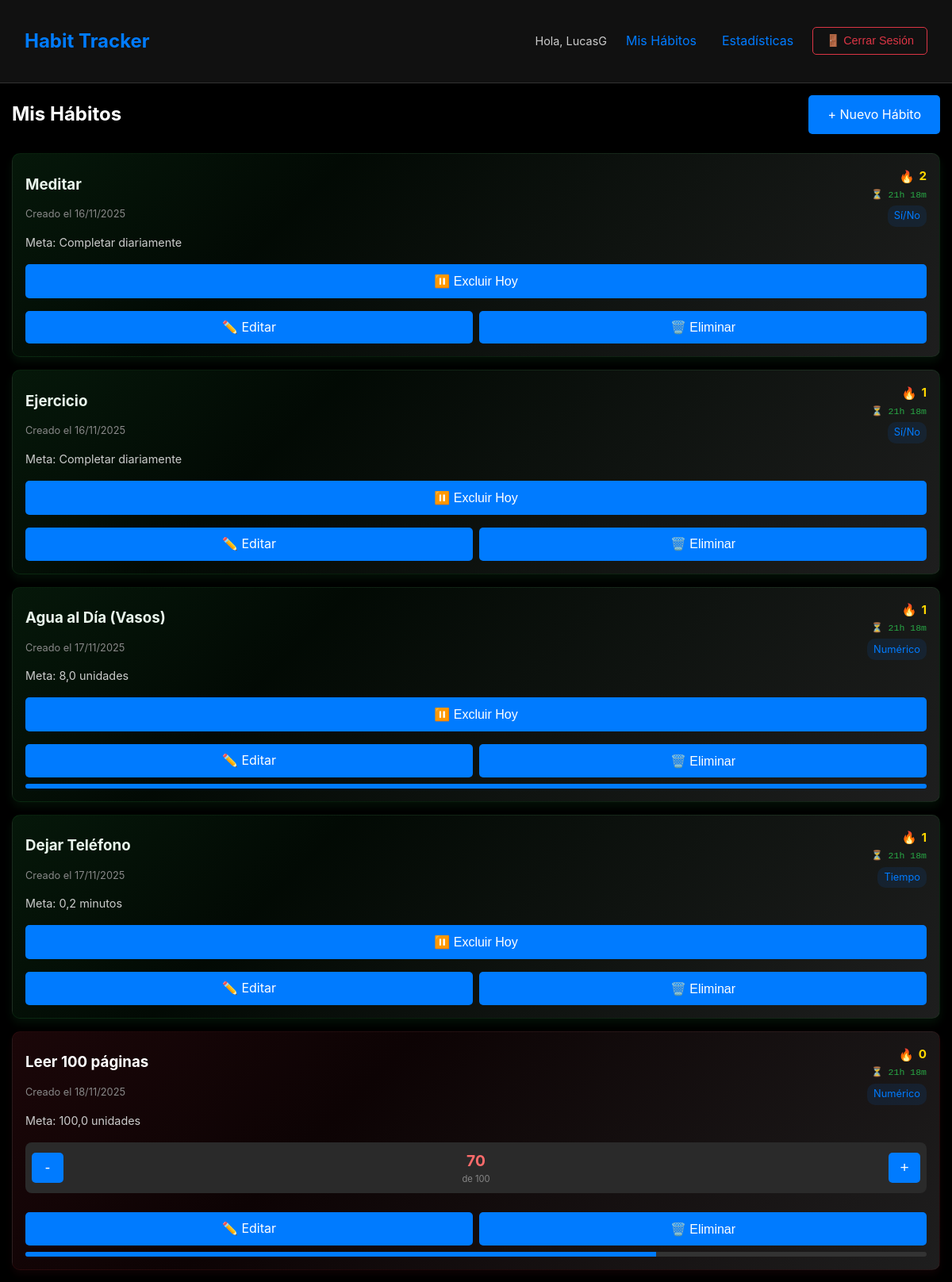
Screenshot of / (signed in) with the database file from the repository.
### habit_tracker/habits/models.py (models this page shows, shortened)
class Habit(models.Model):
    GOAL_TYPES = [
        ('boolean', 'Sí/No'),
        ('numeric', 'Numérico'),
        ('time', 'Tiempo'),
    ]
    user = models.ForeignKey(User, on_delete=models.CASCADE)
    name = models.CharField(max_length=200)
    goal_type = models.CharField(max_length=10, choices=GOAL_TYPES, default='boolean')
    target = models.FloatField(default=1.0)
    created_at = models.DateTimeField(auto_now_add=True)
    timer_state = models.CharField(max_length=20, default='stopped')  # stopped, running, paused
    timer_started_at = models.DateTimeField(null=True, blank=True)
    accumulated_time = models.FloatField(default=0.0)  # tiempo acumulado en segundos
    last_paused_at = models.DateTimeField(null=True, blank=True)
    def formatted_created_at(self):
        return self.created_at.strftime("%d/%m/%Y")
    @property
    def current_streak(self):
        logs_manager = self.habitlog_set  # relacionado estándar
        if logs_manager is None:
            return 0
        def get_log_for(day):
            return logs_manager.filter(date=day).order_by('-id').first()
        count = 0
        today = timezone.localdate()
        if not logs_manager.filter(date=today).exists():
            current_day = today - timedelta(days=1)
        else:
            current_day = today
        while True:
            log = get_log_for(current_day)
            if not log:
                break
            if getattr(log, 'excluded', False):
                current_day -= timedelta(days=1)
                continue
            try:
                value = float(getattr(log, 'value', 0) or 0)
            except Exception:
                value = 0
            if self.goal_type == 'boolean':
                completed = value >= 1
            else:
                try:
                    target = float(self.target or 0)
                except Exception:
                    target = 0
                completed = value >= target
            if completed:
                count += 1
                current_day -= timedelta(days=1)
                continue
            break
        return count
    def is_completed_today(self):
        today = timezone.localdate()
        try:
            log = HabitLog.objects.get(habit=self, date=today)
            if log.excluded:
                return False
            if self.goal_type == 'boolean':
                return log.value >= 1
            else:
                return log.value >= self.target
        except HabitLog.DoesNotExist:
            return False
    def hours_until_midnight(self):
        now = timezone.now()
        tomorrow = now + timedelta(days=1)
        midnight = tomorrow.replace(hour=0, minute=0, second=0, microsecond=0)
        time_left = midnight - now
        return int(time_left.total_seconds() // 3600), int((time_left.total_seconds() % 3600) // 60)

class HabitLog(models.Model):
    habit = models.ForeignKey(Habit, on_delete=models.CASCADE)
    date = models.DateField(default=timezone.now)
    value = models.FloatField(default=0.0)
    excluded = models.BooleanField(default=False)
    class Meta:
        unique_together = ['habit', 'date']

### habit_tracker/habits/views.py (the view)
# urls.py: path('', views.habit_list, name='habit_list'),
@login_required
def habit_list(request):
    habits = Habit.objects.filter(user=request.user)
    today = timezone.localdate()
    for habit in habits:
        try:
            habit.today_log = HabitLog.objects.get(habit=habit, date=today)
        except HabitLog.DoesNotExist:
            habit.today_log = None
    return render(request, 'habits/habit_list.html', {'habits': habits, 'today': today})

### habit_tracker/templates/habits/habit_list.html (shortened to what this page needs)
{% extends 'base.html' %}
{% block content %}
<div style="display: flex; justify-content: space-between; align-items: center; margin-bottom: 1.5rem;">
    <h2>Mis Hábitos</h2>
    <a href="{% url 'habit_create' %}" class="btn">+ Nuevo Hábito</a>
</div>
<div class="habit-grid">
    {% for habit in habits %}
    <div class="habit-card {% if habit.today_log and habit.today_log.value >= habit.target and not habit.today_log.excluded %}completed{% endif %}
                {% if habit.today_log and habit.today_log.excluded %}excluded{% endif %}"
         id="habit-{{ habit.id }}">
        <div style="display:flex; justify-content:space-between; align-items:center; gap:0.75rem; margin-bottom:0.25rem;">
            <h3 style="flex:1 1 auto; margin:0; margin-right:0.75rem; min-width:0; overflow:hidden; text-overflow:ellipsis; white-space:nowrap;">
                {{ habit.name }}
            </h3>
            <div style="display:flex; flex-direction:column; align-items:flex-end; gap:2px; flex:0 0 auto; min-width:0;">
                <div style="display:flex; align-items:center; gap:6px;">
                    <div class="streak" aria-hidden="true" style="font-size:0.95rem; line-height:1;">🔥</div>
                    <div style="font-weight:700; font-size:0.95rem; color: #ffd700; min-width:0; text-align:right;">
                        {{ habit.current_streak }}
                    </div>
                </div>
                <div class="individual-timer" data-habit-id="{{ habit.id }}"
                     style="font-size:0.72rem; font-family:monospace; color:#ffc107; text-align:right;">
                </div>
            </div>
        </div>
        <div style="display: flex; justify-content: space-between; align-items: center; margin-bottom: 0.5rem; flex-wrap: wrap;">
            <span style="font-size: 0.8rem; color: #888; margin-bottom: 0.25rem;">
                Creado el {{ habit.formatted_created_at }}
            </span>
            <span style="font-size: 0.8rem; color: #007bff; background: rgba(0,123,255,0.1); padding: 0.2rem 0.5rem; border-radius: 10px;">
                {{ habit.get_goal_type_display }}
            </span>
        </div>
        <div style="margin-bottom: 1rem; font-size: 0.9rem; color: #ccc;">
            {% if habit.goal_type == 'boolean' %}
                Meta: Completar diariamente
            {% else %}
                Meta: {{ habit.target }} {% if habit.goal_type == 'time' %}minutos{% else %}unidades{% endif %}
            {% endif %}
        </div>
        <div style="display: flex; flex-direction: column; gap: 0.5rem;">
            {% if habit.today_log and habit.today_log.excluded %}
                <div style="text-align: center; padding: 0.75rem; background: #6c757d; color: white; border-radius: 5px;">
                    ⏸️ Día excluido
                </div>
                <div style="display: flex; gap: 0.5rem;">
                    {% if habit.goal_type == 'boolean' %}
                        <form method="post" action="{% url 'log_habit' habit.id %}" style="flex: 1;">
                            {% csrf_token %}
                            <input type="hidden" name="value" value="0">
                            <button type="submit" class="btn btn-outline" style="width: 100%;">
                                🔄 Reactivar
                            </button>
                        </form>
                    {% else %}
                        <form method="post" action="{% url 'log_habit' habit.id %}" style="flex: 1;">
                            {% csrf_token %}
                            <input type="hidden" name="value" value="0">
                            <button type="submit" class="btn btn-outline" style="width: 100%;">
                                🔄 Reactivar
                            </button>
                        </form>
                    {% endif %}
                </div>
            {% elif habit.today_log and habit.today_log.value >= habit.target and not habit.today_log.excluded %}
                <form method="post" action="{% url 'exclude_day' habit.id %}" style="width: 100%;">
                    <button type="submit" class="btn btn-outline" style="width: 100%; color: #ffffffff;"
                            onclick="return confirm('¿Excluir hoy sin afectar tu racha de {{ habit.current_streak }} días?')">
                        ⏸️ Excluir Hoy
                    </button>
                </form>
            {% else %}
                {% if habit.goal_type == 'boolean' %}
                    <form method="post" action="{% url 'log_habit' habit.id %}" style="width: 100%;">
                        {% csrf_token %}
                        <input type="hidden" name="value" value="1">
                        <button type="submit" class="btn" style="width: 100%;">
                            Marcar Completado
                        </button>
                    </form>
                {% elif habit.goal_type == 'numeric' %}
                    <div style="display: flex; gap: 0.5rem; align-items: center; margin-bottom: 0.5rem;">
                        <div style="display: flex; align-items: center; gap: 0.5rem; flex: 1; background: #2a2a2a; border-radius: 8px; padding: 0.5rem;">
                            <button type="button" class="btn btn-outline decrement-btn"
                                    data-habit-id="{{ habit.id }}"
                                    style="padding: 0.5rem; min-width: 40px; font-size: 1.2rem;">-</button>
                            <div style="text-align: center; flex: 1;">
                                <div id="value-{{ habit.id }}" class="habit-value"
                                     data-target="{{ habit.target }}"
                                     style="font-size: 1.2rem; font-weight: bold; color: #007bff;">
                                    {{ habit.today_log.value|default:0|floatformat:0 }}
                                </div>
                                <div style="font-size: 0.7rem; color: #888;">
                                    de {{ habit.target|floatformat:0 }}
                                </div>
                            </div>
                            <button type="button" class="btn btn-outline increment-btn"
                                    data-habit-id="{{ habit.id }}"
                                    style="padding: 0.5rem; min-width: 40px; font-size: 1.2rem;">+</button>
                        </div>
                    </div>
                {% endif %}
            {% endif %}
            <div style="display: flex; gap: 0.5rem; margin-top: 0.5rem;">
                <a href="{% url 'habit_edit' habit.id %}" class="btn btn-outline" style="flex: 1; padding: 0.5rem; text-align: center;">
                    ✏️ Editar
                </a>
                <button type="button" class="btn btn-outline" style="flex: 1; padding: 0.5rem; color: #ffffffff; text-align: center;"
                        onclick="confirmDelete({{ habit.id }}, '{{ habit.name|escapejs }}')">
                    🗑️ Eliminar
                </button>
            </div>
        </div>
        {% if habit.goal_type == 'numeric' and not habit.today_log.excluded %}
        <div style="margin-top: 0.5rem; background: #333; border-radius: 4px; height: 6px; overflow: hidden;">
            <div id="progress-{{ habit.id }}" class="progress-bar"
                 style="height: 100%; background: #007bff; width:
                 {% widthratio habit.today_log.value|default:0 habit.target 100 %}%;
                 transition: width 0.3s ease;">
            </div>
        </div>
        {% endif %}
    </div>
    {% empty %}
    <div class="card" style="text-align: center; padding: 2rem;">
        <h3>No tienes hábitos registrados</h3>
        <p style="margin: 1rem 0; color: #ccc;">Comienza creando tu primer hábito</p>
        <a href="{% url 'habit_create' %}" class="btn">Crear Primer Hábito</a>
    </div>
    {% endfor %}
</div>
{% endblock %}

### habit_tracker/templates/base.html (shortened to what this page needs)
<!DOCTYPE html>
{% load static %}
<html lang="es">
<head>
</head>
<body>
    <div class="header">
        <div class="container">
            <div class="nav">
                <div class="brand">Habit Tracker</div>
                <div class="nav-menu" id="navMenu">
                    {% if user.is_authenticated %}
                        <div class="user-info">
                            <span class="username">Hola, {{ user.username }}</span>
                            <a href="{% url 'habit_list' %}">Mis Hábitos</a>
                            <a href="{% url 'statistics' %}">Estadísticas</a>
                            <form method="post" action="{% url 'logout' %}">
                                <button type="submit" class="logout-btn">🚪 Cerrar Sesión</button>
                            </form>
                        </div>
                    {% else %}
                        <a href="{% url 'login' %}">Ingresar</a>
                        <a href="{% url 'register' %}">Registrarse</a>
                    {% endif %}
                </div>
            </div>
        </div>
    </div>
    <div class="container">
        {% block content %}
        {% endblock %}
    </div>
</body>
</html>

### habit_tracker/templates/base.html (style rules this page uses)
* { margin: 0; padding: 0; box-sizing: border-box; }
body { background-color: #000; color: #fff; font-family: -apple-system, BlinkMacSystemFont, 'Segoe UI', Roboto, sans-serif; line-height: 1.6; min-height: 100vh; }
.container { max-width: 100%; padding: 15px; margin: 0 auto; }
.header { background-color: #111; padding: 1rem; border-bottom: 1px solid #333; position: sticky; top: 0; z-index: 1000; }
.nav { display: flex; justify-content: space-between; align-items: center; position: relative; }
.brand { font-size: 1.5rem; font-weight: bold; color: #007bff; z-index: 1001; }
.nav-menu { display: flex; gap: 1rem; align-items: center; }
.nav-menu a { color: #007bff; text-decoration: none; padding: 0.5rem; transition: color 0.3s ease; }
.logout-btn { background: transparent; border: 1px solid #dc3545; color: #dc3545; padding: 0.5rem 1rem; border-radius: 5px; cursor: pointer; font-size: 0.9rem; transition: all 0.3s ease; }
.user-info { display: flex; align-items: center; gap: 1rem; }
.username { color: #ccc; font-size: 0.9rem; }
.btn { display: inline-block; padding: 0.75rem 1.5rem; background-color: #007bff; color: white; text-decoration: none; border-radius: 5px; border: none; font-size: 1rem; cursor: pointer; text-align: center; transition: all 0.3s ease; }
.habit-grid { display: grid; gap: 1rem; }
.habit-card { background: linear-gradient(135deg, #1a1a1a, #2a2a2a); border: 1px solid #333; border-radius: 10px; padding: 1rem; }
.streak { color: #ffd700; font-weight: bold; }
.completed { border-left: 4px solid #28a745; }

### habit_tracker/templates/habits/habit_list.html (style rules this page uses)
.habit-grid { display: grid; gap: 1rem; grid-template-columns: 1fr; }
.habit-card { transition: all 0.3s ease; border: 1px solid #333; }
.habit-card.completed { background: linear-gradient(135deg, rgba(40,167,69,0.14) 0%, rgba(40,167,69,0.06) 30%, #1e1e1e 100%); border-color: rgba(40,167,69,0.12); color: inherit; box-shadow: 0 6px 12px rgba(40,167,69,0.10); }
.habit-card.completed h3 { color: #e9f6ec; }
.habit-card.completed .streak { color: #ffd700; }
.habit-card:not(.completed) { background: linear-gradient(135deg, rgba(220,53,69,0.12) 0%, rgba(220,53,69,0.06) 35%, #1e1e1e 100%); border-color: rgba(220,53,69,0.08); color: inherit; box-shadow: 0 6px 10px rgba(220,53,69,0.06); }
.habit-card:not(.completed) .streak { color: #ff6b6b; }
.habit-card:not(.completed) .habit-value { color: #ff6b6b !important; }

### rows the page displays
Habit: name "Meditar", current_streak "2", formatted_created_at "16/11/2025", goal_type "Sí/No", shows "Meta: Completar diariamente"
Habit: name "Ejercicio", current_streak "1", formatted_created_at "16/11/2025", goal_type "Sí/No", shows "Meta: Completar diariamente"
Habit: name "Agua al Día (Vasos)", current_streak "1", formatted_created_at "17/11/2025", goal_type "Numérico", target "8,0", shows "unidades"
Habit: name "Dejar Teléfono", current_streak "1", formatted_created_at "17/11/2025", goal_type "Tiempo", target "0,2", shows "minutos"
Habit: name "Leer 100 páginas", current_streak "0", formatted_created_at "18/11/2025", goal_type "Numérico", target "100,0", shows "unidades", today_log.value "70", target "100"

### other values shown
{{ user.username }} "LucasG"
